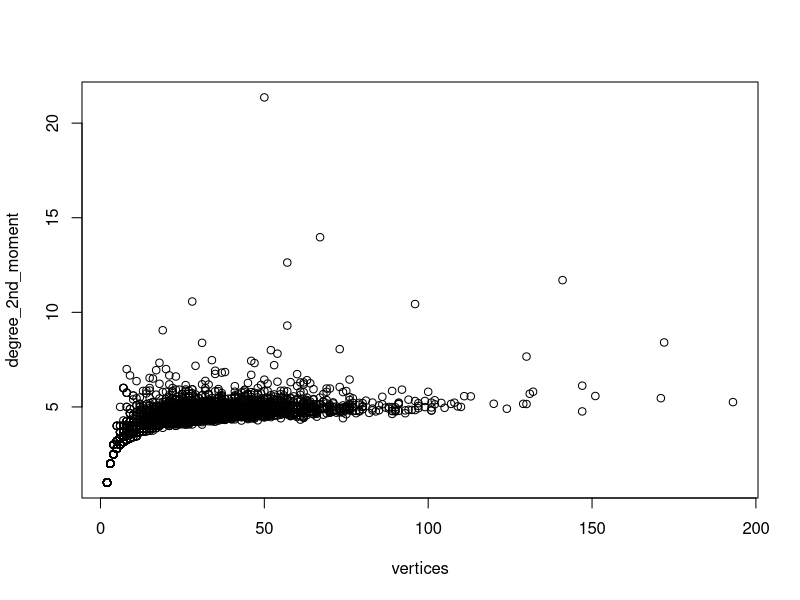
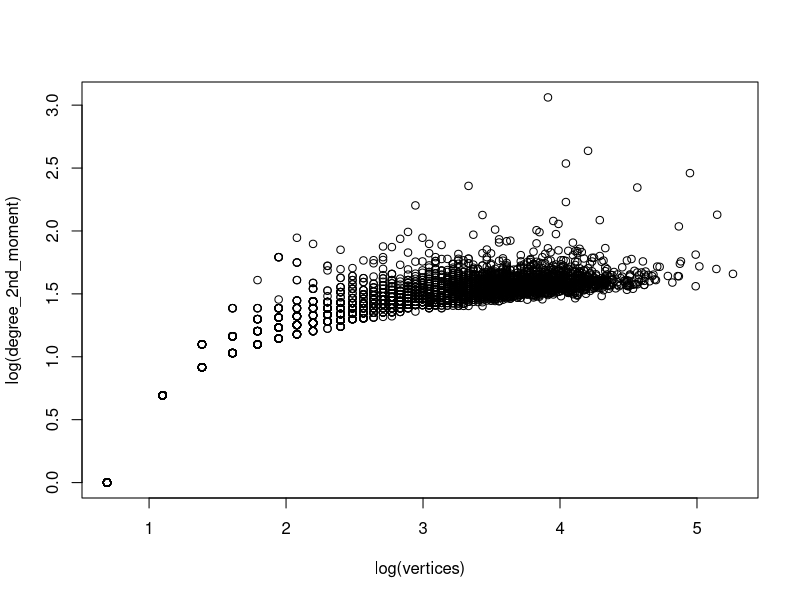
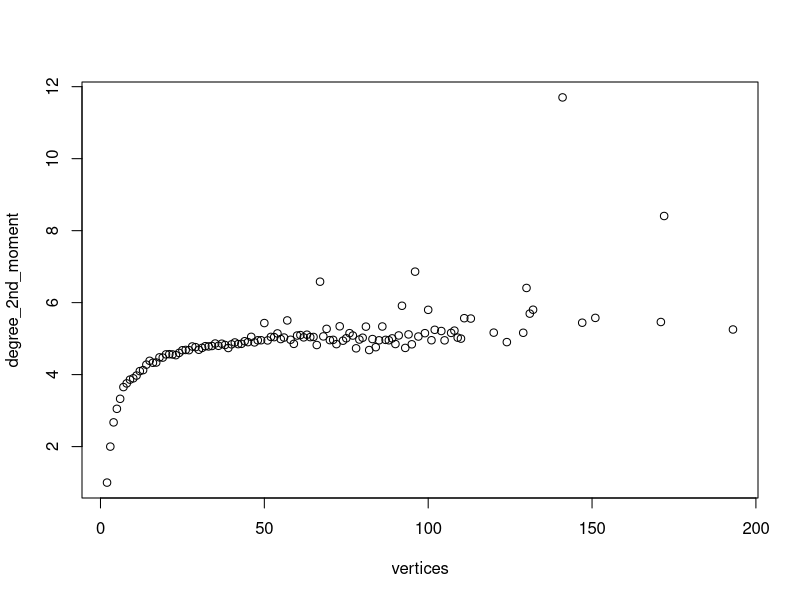
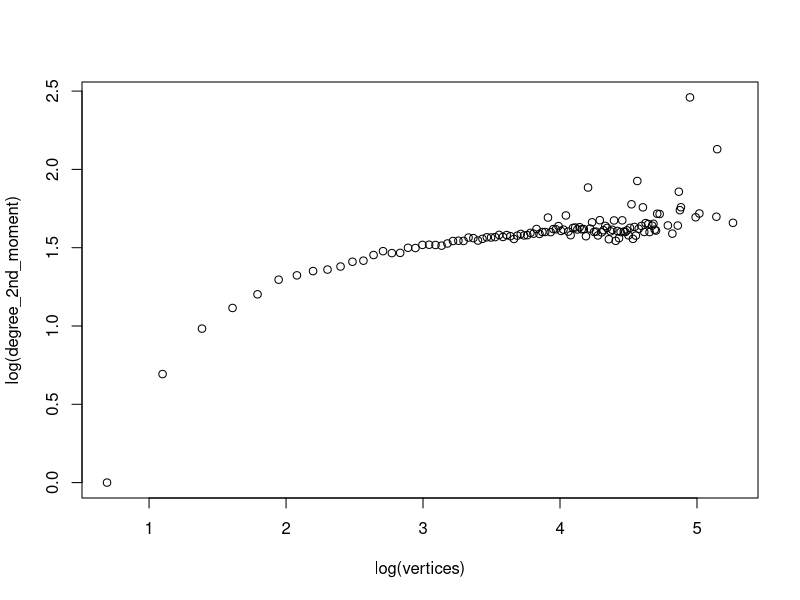
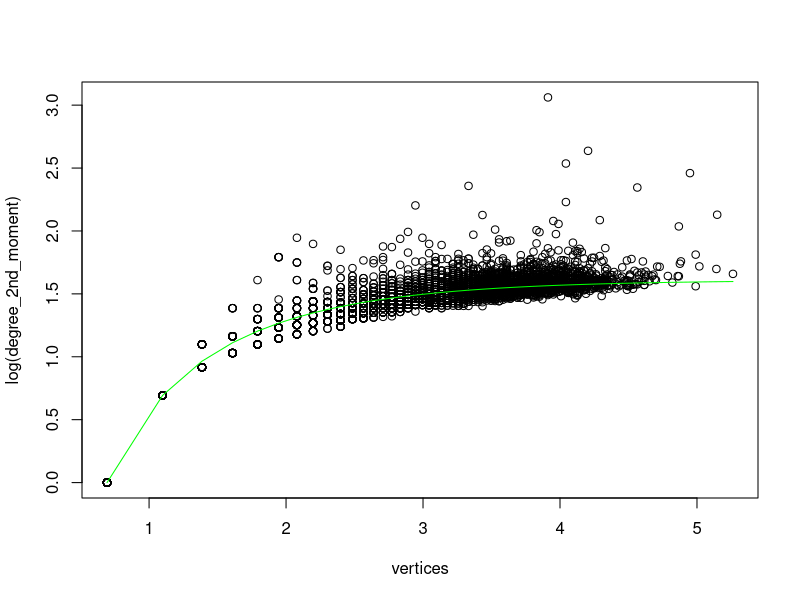
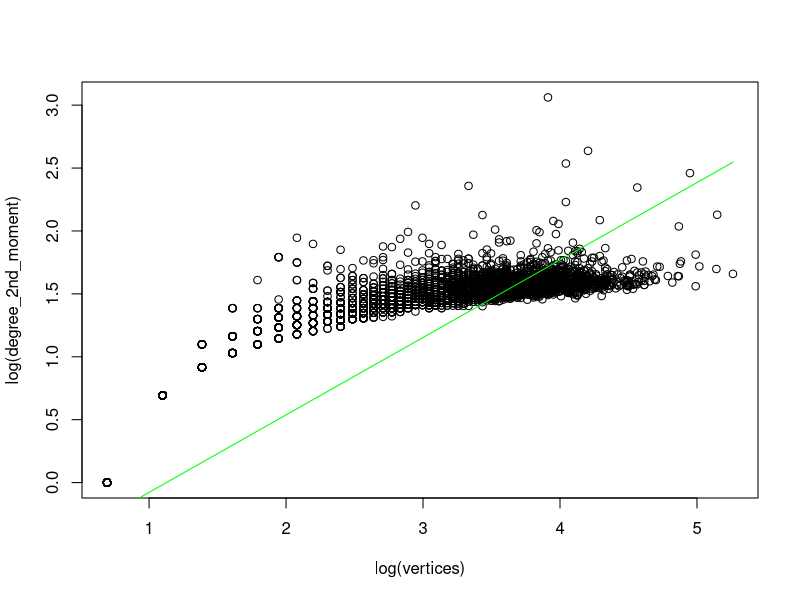
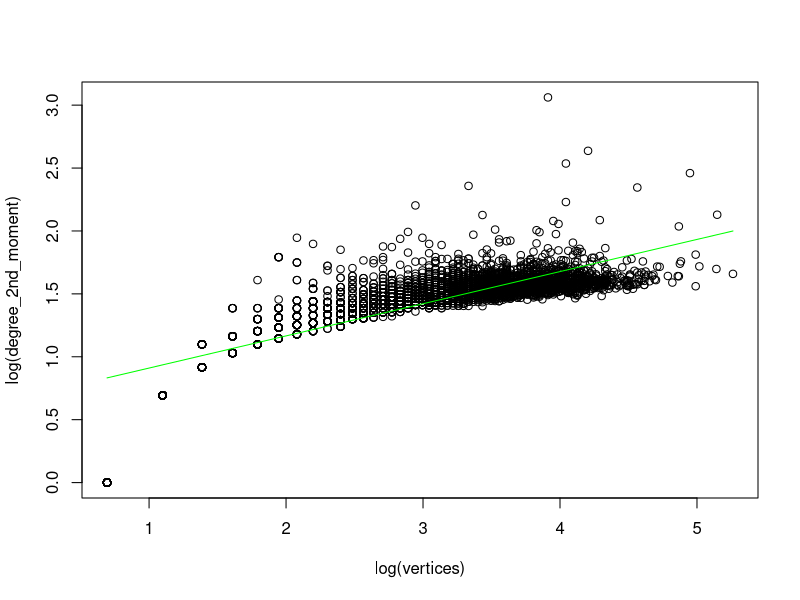

Source code (R) for these figures, in order: (Note: this script raises an error after producing the figures.)
get_results <- function(nonlinear_model) {
   
   #get RSS, AIC and s
   RSS = deviance(nonlinear_model)
   AIC = AIC(nonlinear_model)
   s = sqrt( RSS/df.residual( nonlinear_model ) ) #s : residual standard error
   
   #get coefficient
   coeff =  coef( nonlinear_model )
   
   #final visualisation : 
   plot( log( language_values$vertices ), log( language_values$degree_2nd_moment ) , xlab = "log(vertices)" , ylab = "log(degree_2nd_moment)" )
   lines( log(language_values$vertices), log(fitted(nonlinear_model)) , col = "green" )
   
}

# source = read.table("list.txt", 
#          header = TRUE,               # this is to indicate the first line of the file contains the names of the columns instead of the real data
#          as.is = c("language","file") # this is need to have the cells treated as real strings and not as categorial data.
#         )
# 
# for( x in 1:nrow(source) ){
#     write_summary(source$language[x], source$file[x] )
# }

"Arabic_dependency_tree_metrics.txt"

# loading datas
language_values = read.table("./data/Arabic_dependency_tree_metrics.txt", header = FALSE)
colnames( language_values ) = c( "vertices" , "degree_2nd_moment" , "mean_lenght" )
language_values = language_values[order(language_values$vertices), ]

# visualizing datas
plot(language_values$vertices, language_values$degree_2nd_moment, xlab = "vertices", ylab = "degree_2nd_moment" )
plot(log(language_values$vertices), log(language_values$degree_2nd_moment),xlab = "log(vertices)", ylab = "log(degree_2nd_moment)" )

# Visualizing datas -------------------------------------------------------


   # compute mean language
mean_language = aggregate( language_values, list(language_values$vertices), mean )


plot( mean_language$vertices, mean_language$degree_2nd_moment, xlab = "vertices", ylab = "degree_2nd_moment" )


plot(log(mean_language$vertices), log(mean_language$degree_2nd_moment),xlab = "log(vertices)", ylab = "log(degree_2nd_moment)" )

   # plot 
plot(log(language_values$vertices), log(language_values$degree_2nd_moment),xlab = "vertices", ylab = "log(degree_2nd_moment)")*
lines( log(language_values$vertices), log( (1-1/language_values$vertices)*( 5 - 6/(language_values$vertices) ) ), col = "green" )
#lines(log(mean_language$vertices),log(mean_language$degree_2nd_moment), col = "green")
#lines(log(mean_language$vertices),log((mean_language$vertices+1)/3), col = "red" )


#plot(language_values$vertices, language_values$degree_2nd_moment, xlab = "vertices", ylab = "degree 2nd moment")

#lines(mean_language$vertices,mean_language$degree_2nd_moment, col = "green")
#lines(language_values$vertices,(1 - 1/language_values$vertices)*(5 - 6/language_values$vertices), col = "red")
#lines(language_values$vertices,4-6/language_values$vertices, col = "blue")
#lines(language_values$vertices,language_values$vertices-1, col = "blue" )


# fitting datas (model 1) -----------------------------------------------------------

linear_model = lm( log(degree_2nd_moment)~log(vertices) , language_values )

b_initial = coef(linear_model)[2]
nonlinear_model = nls( degree_2nd_moment ~ (0.5)*vertices^b, data=language_values, start = list( b = b_initial), trace = TRUE )


#get RSS, AIC and s
RSS = deviance(nonlinear_model)
AIC = AIC(nonlinear_model)
s = sqrt( RSS/df.residual( nonlinear_model ) ) #s : residual standard error

#get coefficient
coeff =  coef( nonlinear_model )

#final visualisation : 
plot( log( language_values$vertices ), log( language_values$degree_2nd_moment ) , xlab = "log(vertices)" , ylab = "log(degree_2nd_moment)" )
lines( log(language_values$vertices), log(fitted(nonlinear_model)) , col = "green" )


# fitting datas (model 2) -----------------------------------------------------------

linear_model = lm( log(degree_2nd_moment)~log(vertices) , language_values )


print(linear_model)

a_initial = exp(coef(linear_model)[1])
b_initial = coef(linear_model)[2]
nonlinear_model = nls( degree_2nd_moment~a*vertices^b, data=language_values, start = list(a = a_initial, b = b_initial), trace = TRUE )


#get RSS, AIC and s
RSS = deviance(nonlinear_model)
AIC = AIC(nonlinear_model)
s = sqrt( RSS/df.residual( nonlinear_model ) ) #s : residual standard error

#get coefficient
coeff =  coef( nonlinear_model )

#final visualisation : 
plot( log( language_values$vertices ), log( language_values$degree_2nd_moment ) , xlab = "log(vertices)" , ylab = "log(degree_2nd_moment)" )
lines( log(language_values$vertices), log(fitted(nonlinear_model)) , col = "green" )


# fitting datas (model 3) -----------------------------------------------------------

linear_model = lm( log(degree_2nd_moment)~vertices , language_values )

print(linear_model)

# a_initial = exp( coef(linear_model)[2] )
# c_initial = coef(linear_model)[1]

a_initial = 10
b_initial = 10

nonlinear_model = nls( degree_2nd_moment~a*exp(c*vertices), data=language_values, start = list(a = a_initial, c = c_initial), trace = TRUE )


#get RSS, AIC and s
RSS = deviance(nonlinear_model)
AIC = AIC(nonlinear_model)
s = sqrt( RSS/df.residual( nonlinear_model ) ) #s : residual standard error

#get coefficient
coeff =  coef( nonlinear_model )

#final visualisation : 
plot( log( language_values$vertices ), log( language_values$degree_2nd_moment ) , xlab = "log(vertices)" , ylab = "log(degree_2nd_moment)" )
lines( log(language_values$vertices), log(fitted(nonlinear_model)) , col = "green" )



